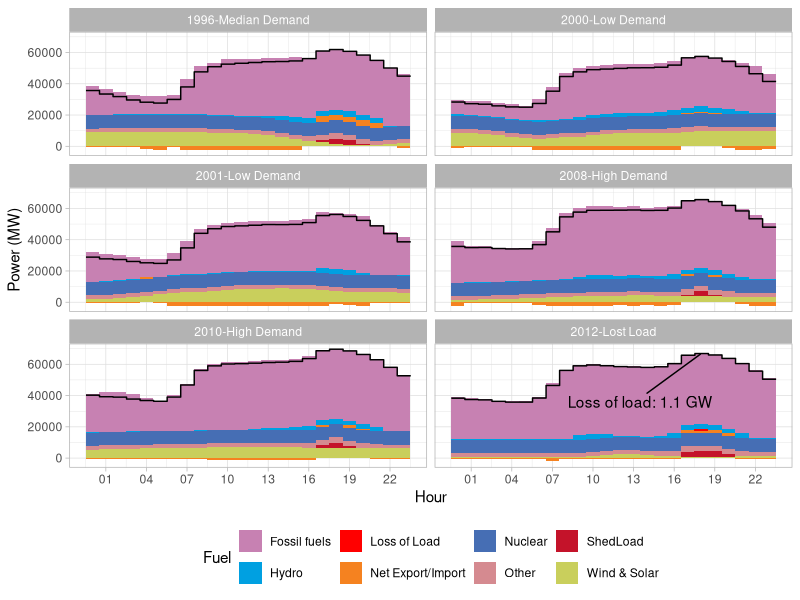

Here is the R script that generated this plot:
# This code has been used to generate the figures in the following report:
# De Felice, M., Busch, S., Kanellopoulos, K., Kavvadias, K. and Hidalgo Gonzalez, I.,
# Power system flexibility in a variable climate,
# ISBN 978-92-76-18183-5 (online), doi:10.2760/75312 (online)
# This code is released under Creative Commons Attribution 4.0 International (CC BY 4.0) licence
# (https://creativecommons.org/licenses/by/4.0/).

library(tidyverse)
library(lubridate)

toplot <- read_csv("data_figure29.csv")
cmap <- c(
  `Fossil fuels` = "#c781b2", Nuclear = "#466eb4ff", Other = "#d58a90",
  `Wind & Solar` = "#c9cf5c", Hydro = "#00a0e1ff", ROR = "#00a0e1ff",
  Reservoir = "#00a0e1ff", Pumping = "#00a0e1ff", `Net Export/Import` = "#f58220",
  ShedLoad = "#c4132a", Demand = "black", `Loss of Load` = "red"
)

g <- ggplot(toplot, aes(x = h, y = OutputPower)) +
  geom_bar(
    data = toplot %>% filter(!(fuel_class %in% c("Demand"))),
    stat = "identity",
    aes(fill = fuel_class),
    width = 3600
  ) +
  geom_step(
    data = toplot %>% filter(fuel_class == "Demand"),
    position = position_nudge(x = -24 * 70)
  ) +
  scale_fill_manual(values = cmap, name = "Fuel") +
  facet_wrap(~label, dir = "h", ncol = 2) +
  scale_x_datetime(
    date_breaks = "3 hours",
    date_labels = "%H"
  ) +
  labs(
    x = "Hour",
    y = "Power (MW)"
  ) +
  theme_light() +
  theme(legend.position = "bottom") +
  ggrepel::geom_text_repel(
    data = toplot %>%
      filter(id == 2012, hour(h) == 18, fuel_class == "Demand"),
    aes(x = h, y = OutputPower), label = "Loss of load: 1.1 GW",
    direction = "x",
    box.padding = 3,
    segment.colour = "black"
  )

ggsave("figure29.png", width = 6, height = 8)
